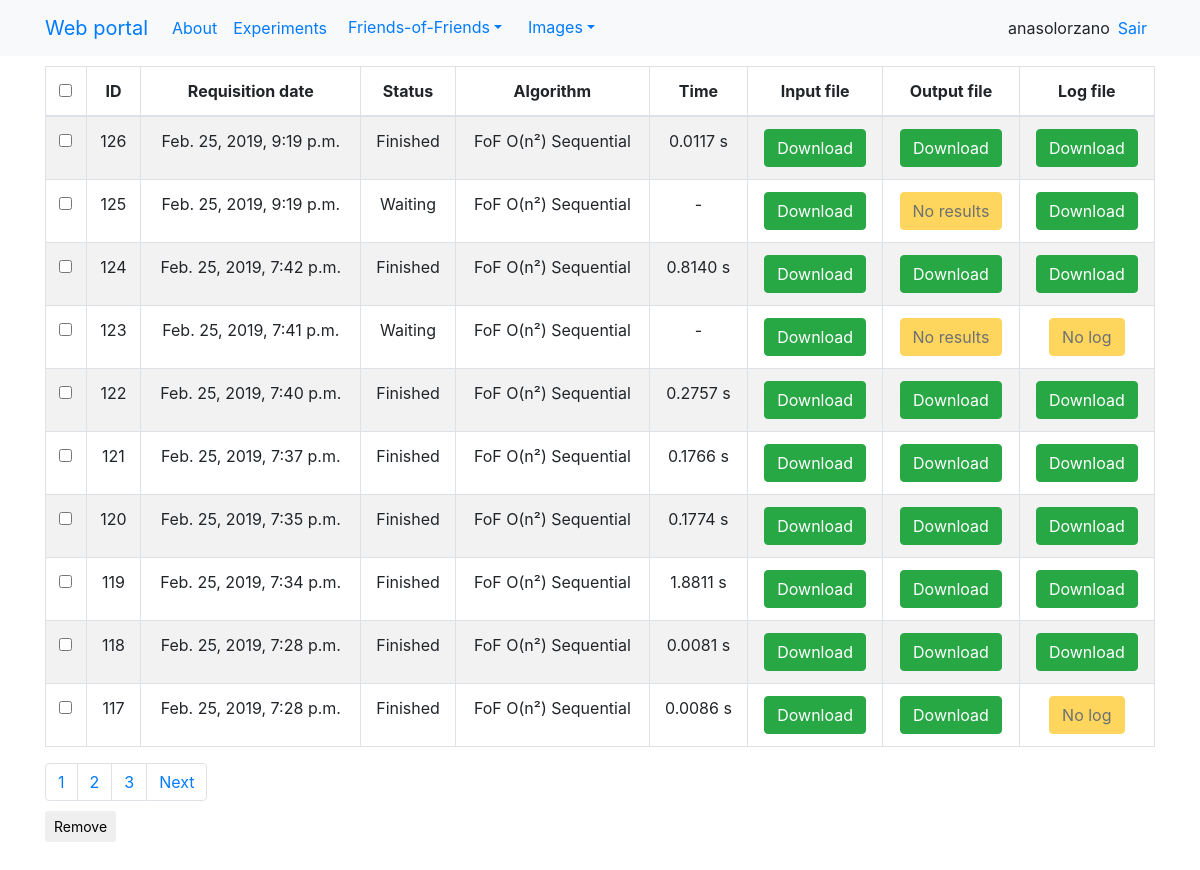
The app's page /experiments/ (signed in), older data.
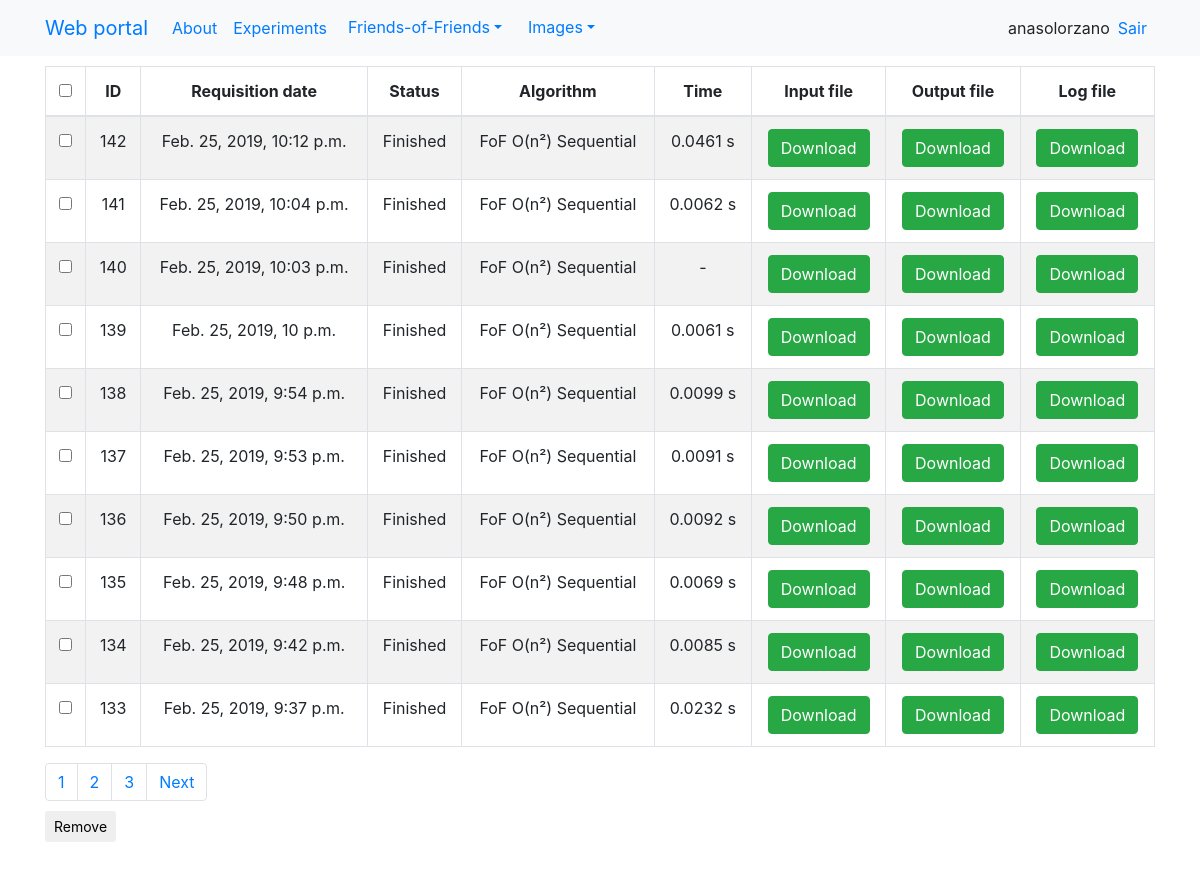
The same page, newer data.
### resulttable/models.py (models this page shows)
class Execution(models.Model):
    request_by = models.ForeignKey(UsuarioFriends, models.PROTECT)
    date_requisition = models.DateTimeField(
        'date_requisition',
        auto_now_add=True)
    status = models.IntegerField(default=1)
    algorithm = models.TextField(null=True, blank=True)
    inputFile = models.FileField(upload_to=user_directory_path_in, null=True)
    outputFile = models.FileField(upload_to=user_directory_path_out, null=True)
    logFile = models.FileField(upload_to=user_directory_path_log, null=True)
    time = models.FloatField(default=-1)
    class Meta:
        managed = True
        db_table = 'execution'

### webfriends/views.py (the view)
# urls.py: path('experiments/', views.table, name="experiments"),
def table(request):
    title = "Welcome %s" % request.user
    executionList = Execution.objects.filter( # Corrigir a lista de execução
        request_by__usuario__id=request.user.id).order_by('-id')
    try:
        UserProf = UsuarioFriends.objects.get(usuario__id=request.user.id)
    except:
        print("Erro. Criando novo userProf")
        user = User.objects.get(id=request.user.id)
        UserProf = UsuarioFriends(usuario=user)
        UserProf.save()
        os.mkdir('./users/user_' + str(request.user.id))
    paginator = Paginator(executionList, UserProf.resultsPerPage)
    page = request.GET.get('page')
    if page is None:
        page = 1
    try:
        executions = paginator.page(page)
    except PageNotAnInteger:
        executions = paginator.page(1)
    except EmptyPage:
        executions = paginator.page(paginator.num_pages)  # da pra tratar
    if paginator.count == 0:
        data = None
    else:
        data = executions
    pageI = paginate(page, paginator)
    context = {
        "title": title,
        "data": data,
        "pagesIndex": pageI,
    }
    return render(request, "home.html", context)

### webfriends/paginator.py (called while the page is built)
def paginate(page, paginator):
    pagesIndex = {}
    pagesIndex[2] = int(page)
    if int(page) == 1:
        pagesIndex[1] = int(0)
        pagesIndex[0] = 0
    if int(page) == 2:
        pagesIndex[1] = 1
        pagesIndex[0] = 0
    if paginator.num_pages - int(page) > 1:
        pagesIndex[3] = int(page) + 1
        pagesIndex[4] = int(page) + 2
        pagesIndex[0] = int(page) - 2
        pagesIndex[1] = int(page) - 1
    if paginator.num_pages - int(page) == 1:
        pagesIndex[3] = int(page) + 1
        pagesIndex[4] = 0
        pagesIndex[0] = int(page) - 2
        pagesIndex[1] = int(page) - 1
    if paginator.num_pages - int(page) == 0:
        pagesIndex[3] = 0
        pagesIndex[4] = 0
        pagesIndex[0] = int(page) - 2
        pagesIndex[1] = int(page) - 1
    return pagesIndex

### templates/home.html (shortened to what this page needs)
{% extends "base.html" %}
{% load crispy_forms_tags %}
{% load static %}
{% block content %}
<div class="row">
  {% if data != None %}
  <div class = "col-sm-12 col-md-12 text-center">
    <table class="table table-striped table-bordered">
      <thead>
        <tr>
          <th><input id="checkHeader" type="checkbox" value=""></th>
          <th>ID</th>
          <th data-align="center">Requisition date</th>
          <th data-align="center">Status</th>
          <th>Algorithm</th>
          <th>Time</th>
          <th>Input file</th>
          <th>Output file</th>
          <th>Log file</th>
        </tr>
      </thead>
      <tbody id="tableExp">
        {% for exp in data %}
        <tr>
          <td><input type="checkbox" value="{{exp.id}}"></td>
          <td>{{exp.id}}</td>
          <td>{{exp.date_requisition}}</td>
          <td>
            {% if exp.status == 1 %}
            Waiting
            {% else %}
            {% if exp.status == 2 %}
            Running
            {% else %}
            {% if exp.status == 3 %}
            Finished
            {% endif %}
            {% endif %}
            {% endif %}
          </td>
          <td>{{exp.algorithm}}</td>
          <td>
            {% if exp.time == -1 %}
              -
            {% else %}
              {{exp.time|floatformat:-4}} s
            {% endif %}
          </td>
          <td>
            {% if exp.inputFile%}
            <a  href="{% url 'downloadInputFile'%}?id={{exp.id}}"><button type="button" class="btn btn-success">Download</button></a>
            {% else %}
            <button type="button" class="btn btn-warning disabled">No input</button>
            {% endif %}
          </td>
          <td>
            {% if exp.outputFile%}
            <a  href="{% url 'downloadOutputFile'%}?id={{exp.id}}"><button type="button" class="btn btn-success">Download</button></a>
            {% else %}
            <button type="button" class="btn btn-warning disabled">No results</button>
            {% endif %}
          </td>
          <td>
            {% if exp.logFile %}
              <a  href="{% url 'downloadLogFile'%}?id={{exp.id}}"><button type="button" class="btn btn-success">Download</button></a>
            {% else %}
              <button type="button" class="btn btn-warning disabled">No log</button>
            {% endif %}
          </td>
        </tr>
        {% endfor %}
      </tbody>
    </table>
  </div>
  {% endif %}
</div>
      <div style="padding-bottom:10px" >
      <ul class="nav navbar-nav navbar-right">
        <ul class="pagination no-margin pull-right">
          {% for page, value in pagesIndex.items %}
            {% if value > 0 %}
              <li class="page-item"><a class="page-link" href="?page={{value}}">{{value}}</a></li>
            {% endif %}
          {% endfor %}
          {% if data.has_next %}
          <li class="page-item"><a class="page-link" href="?page={{ data.next_page_number }}">Next</a></li>
          {% endif %}
        </ul>
      </ul>
    </div>
    <form id="formRemove" method='POST' action='{% url 'expRemove' %}' enctype="multipart/form-data">
      <input type="submit" id="btExcluir" class="btn btn-default btn-sm" value="Remove">
    </form>
{% endblock %}

Row changes from the older to the newer data that the page shows:
no longer on this page (row unchanged): Execution: id "126", date_requisition "Feb. 25, 2019, 9:19 p.m.", status "Finished", algorithm "FoF O(n²) Sequential", time "0.0117"
no longer on this page (row unchanged): Execution: id "125", date_requisition "Feb. 25, 2019, 9:19 p.m.", status "Waiting", algorithm "FoF O(n²) Sequential", outputFile "No results"
no longer on this page (row unchanged): Execution: id "124", date_requisition "Feb. 25, 2019, 7:42 p.m.", status "Finished", algorithm "FoF O(n²) Sequential", time "0.8140"
no longer on this page (row unchanged): Execution: id "123", date_requisition "Feb. 25, 2019, 7:41 p.m.", status "Waiting", algorithm "FoF O(n²) Sequential", outputFile "No results", logFile "No log"
no longer on this page (row unchanged): Execution: id "122", date_requisition "Feb. 25, 2019, 7:40 p.m.", status "Finished", algorithm "FoF O(n²) Sequential", time "0.2757"
no longer on this page (row unchanged): Execution: id "121", date_requisition "Feb. 25, 2019, 7:37 p.m.", status "Finished", algorithm "FoF O(n²) Sequential", time "0.1766"
no longer on this page (row unchanged): Execution: id "120", date_requisition "Feb. 25, 2019, 7:35 p.m.", status "Finished", algorithm "FoF O(n²) Sequential", time "0.1774"
no longer on this page (row unchanged): Execution: id "119", date_requisition "Feb. 25, 2019, 7:34 p.m.", status "Finished", algorithm "FoF O(n²) Sequential", time "1.8811"
no longer on this page (row unchanged): Execution: id "118", date_requisition "Feb. 25, 2019, 7:28 p.m.", status "Finished", algorithm "FoF O(n²) Sequential", time "0.0081"
no longer on this page (row unchanged): Execution: id "117", date_requisition "Feb. 25, 2019, 7:28 p.m.", status "Finished", algorithm "FoF O(n²) Sequential", time "0.0086", logFile "No log"
added Execution: id "142", date_requisition "Feb. 25, 2019, 10:12 p.m.", status "Finished", algorithm "FoF O(n²) Sequential", time "0.0461"
added Execution: id "141", date_requisition "Feb. 25, 2019, 10:04 p.m.", status "Finished", algorithm "FoF O(n²) Sequential", time "0.0062"
added Execution: id "140", date_requisition "Feb. 25, 2019, 10:03 p.m.", status "Finished", algorithm "FoF O(n²) Sequential"
added Execution: id "139", date_requisition "Feb. 25, 2019, 10 p.m.", status "Finished", algorithm "FoF O(n²) Sequential", time "0.0061"
added Execution: id "138", date_requisition "Feb. 25, 2019, 9:54 p.m.", status "Finished", algorithm "FoF O(n²) Sequential", time "0.0099"
added Execution: id "137", date_requisition "Feb. 25, 2019, 9:53 p.m.", status "Finished", algorithm "FoF O(n²) Sequential", time "0.0091"
added Execution: id "136", date_requisition "Feb. 25, 2019, 9:50 p.m.", status "Finished", algorithm "FoF O(n²) Sequential", time "0.0092"
added Execution: id "135", date_requisition "Feb. 25, 2019, 9:48 p.m.", status "Finished", algorithm "FoF O(n²) Sequential", time "0.0069"
added Execution: id "134", date_requisition "Feb. 25, 2019, 9:42 p.m.", status "Finished", algorithm "FoF O(n²) Sequential", time "0.0085"
added Execution: id "133", date_requisition "Feb. 25, 2019, 9:37 p.m.", status "Finished", algorithm "FoF O(n²) Sequential", time "0.0232"
